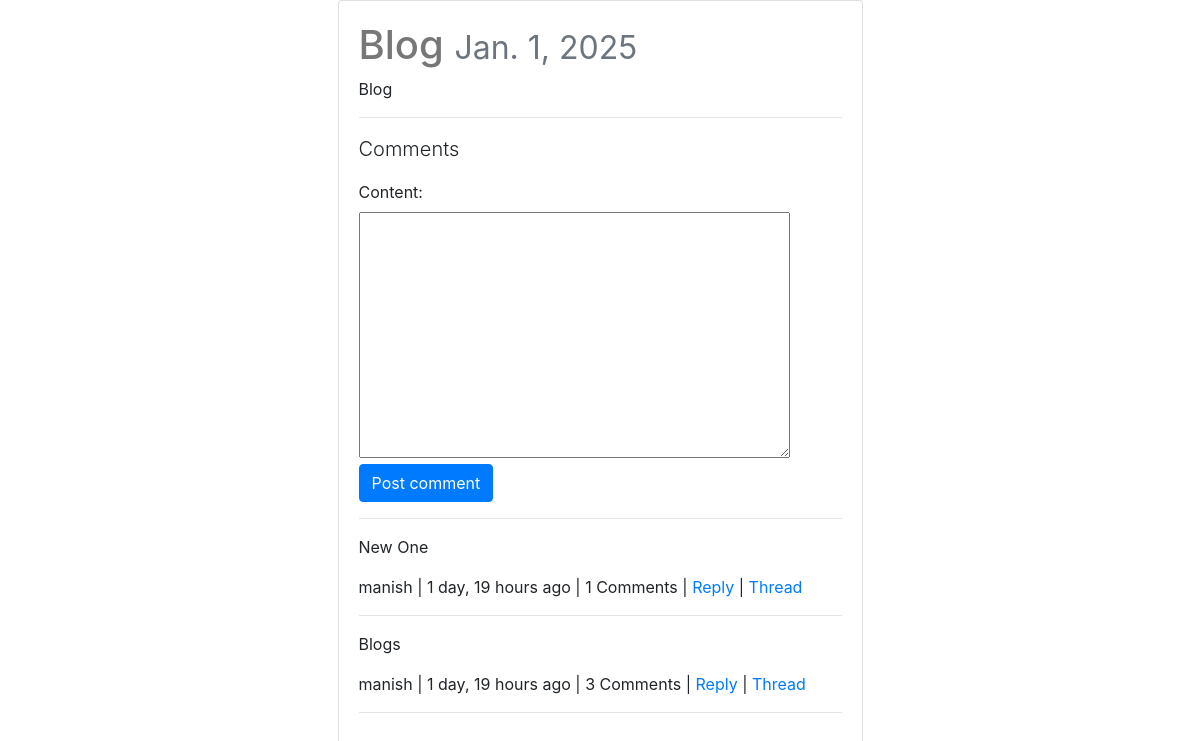
/posts/blog/, run on an earlier commit of the app's database.
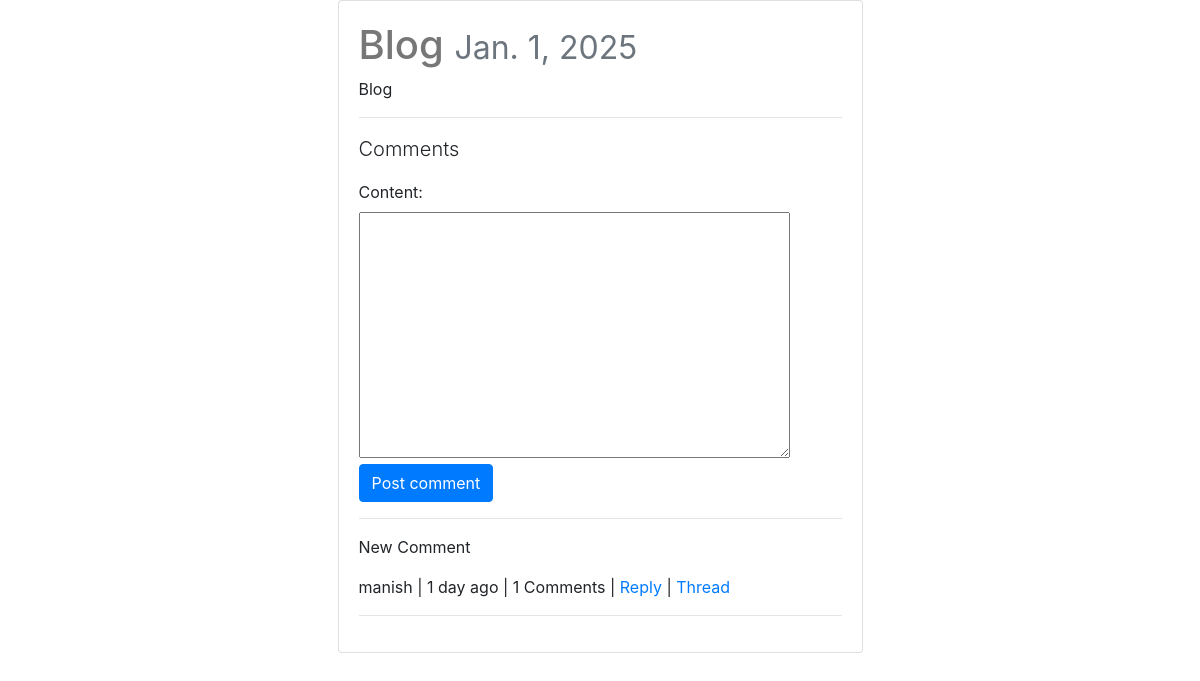
And on a later commit of the database.
### posts/models.py (models this page shows, shortened)
class Post(models.Model):
    user = models.ForeignKey(settings.AUTH_USER_MODEL, on_delete=models.CASCADE, default=1)
    title = models.CharField(max_length=30)
    slug = models.SlugField(unique=True, blank=True)
    image = models.ImageField(upload_to=upload_location,
            null=True,
            blank=True,
            width_field="width_field",
            height_field="height_field")
    height_field = models.IntegerField(null=True, blank=True)
    width_field = models.IntegerField(null=True, blank=True)
    content = models.TextField()
    draft = models.BooleanField(default=False)
    publish = models.DateField(auto_now=False, auto_now_add=False)
    updated = models.DateTimeField(auto_now=True, auto_now_add=False)
    timestamp = models.DateTimeField(auto_now=False, auto_now_add=True)
    objects = PostManager() # Linking model manager to our model
    def get_markdown(self):
        content = self.content
        markdown_text = markdown(content)
        return mark_safe(markdown_text)
    @property
    def get_content_type(self):
        instance = self
        content_type = ContentType.objects.get_for_model(instance.__class__)
        return content_type
    class Meta:
        ordering = ["-timestamp", "-updated"]

### comments/models.py (models this page shows, shortened)
class Comment(models.Model):
    user = models.ForeignKey(settings.AUTH_USER_MODEL, on_delete=models.CASCADE, default=1)
    content_type = models.ForeignKey(ContentType, on_delete=models.CASCADE, null=True)
    object_id = models.PositiveIntegerField(null=True)
    content_object = GenericForeignKey("content_type", "object_id")
    parent  = models.ForeignKey("self", null=True, blank=True, on_delete=models.CASCADE)
    objects = CommentManager() # to make sure the instance of CommentManager is available and CommentManager can override other kinds of queries
    class Meta:
        ordering = ['-timestamp']
    content   = models.TextField()
    timestamp = models.DateTimeField(auto_now_add=True)
    def get_absolute_url(self):
        return reverse("comments:thread", kwargs={"id": self.id})
    def children(self):
        return Comment.objects.filter(parent=self)

### posts/views.py (the view, shortened to what this page needs)
# urls.py: path('<slug:slug>/', post_detail, name='detail'),
def post_detail(request, slug):
    instance = get_object_or_404(Post, slug=slug)
    if instance.publish > timezone.now().date() or instance.draft:
        if not request.user.is_authenticated:
            raise Http404
    share_string = quote_plus(instance.content)
    print(get_read_time(instance.get_markdown()))
    initial_data = {
        "content_type": instance.get_content_type,
        "object_id": instance.id,
    }
    form = CommentForm(request.POST or None, initial=initial_data)
    comments = Comment.objects.filter_by_instance(instance)
    context = {
        "title": instance.title,
        "instance": instance,
        "share_string": share_string,
        "comments": comments,
        "comment_form": form,
    }
    return render(request, 'posts/post_detail.html', context)

### comments/forms.py
class CommentForm(forms.Form):
    content_type = forms.CharField(widget=forms.HiddenInput)
    object_id = forms.IntegerField(widget=forms.HiddenInput)
    content = forms.CharField(widget=forms.Textarea)

### comments/models.py (called while the page is built)
    def filter_by_instance(self, instance):
        content_type = ContentType.objects.get_for_model(instance.__class__) # Used to get  content type object associated with model of instance
        obj_id = instance.id
        qs = super(CommentManager, self).filter(content_type=content_type, object_id=obj_id).filter(parent=None) # It is getting superclass relating to instance in other words Comment.objects
        return qs

### posts/utils.py (called while the page is built)
def count_words(html_string):
    word_string = strip_tags(html_string)
    matching_words = re.findall(r'\w+', word_string)
    count = len(matching_words)
    return count

def get_read_time(html_string):
    count = count_words(html_string)
    read_time_min = (count / 200.0) # assuming 200wpm reading
    read_time_sec = read_time_min * 60
    read_time = str(datetime.timedelta(seconds=read_time_sec)) # return string with specific time that you are working with
    return read_time

### posts/templates/posts/post_detail.html (shortened to what this page needs)
{% extends "posts/base.html" %}
{% block content %}
<div class="col-12 col-sm-10 col-md-8 col-lg-6 mb-1 offset-sm-1 offset-md-2 offset-lg-3">
    <div class="card">
        <div class="card-body">
            <h1>{{ instance.title }}
                <small class="text-muted">{{ instance.publish }}</small>
            </h1>
            <div class="post-detail-item">
                {{ instance.get_markdown }}
            </div>
            <hr/>
            <div>
                <p class='lead'>Comments</p>
                <form method="POST" action="."> {% csrf_token %}
                    {{ comment_form }}
                    <input type='submit' value='Post comment' class='btn btn-primary'>
                </form>
                <hr/>
                {% for comment in comments %}
                    <blockquote>
                        <p>{{ comment.content }}</p>
                        <footer>{{ comment.user }} | {{ comment.timestamp|timesince }} ago | {% if comment.children.count > 0 %}{{ comment.children.count }} Comments {% if comment.children.count > 1 %} {% endif %} | {% endif %} <a class='comment-reply-btn' href='#'>Reply</a> | <a class='' href='{{ comment.get_absolute_url }}'>Thread</a> </footer>
                    </blockquote>
                    <hr/>
                {% endfor %}
            </div>
        </div>
    </div>
</div>
{% endblock content %}

### posts/templates/posts/base.html (shortened to what this page needs)
{% load static %}
<!DOCTYPE html>
<html lang="en">
<head>
    <link href="https://maxcdn.bootstrapcdn.com/bootstrap/4.5.2/css/bootstrap.min.css" rel="stylesheet">
    <link rel='stylesheet' href='{% static "css/base.css" %}'>
</head>
<body>
    <div class="container">
    {% block content %}{% endblock content %}
    </div>
</body>
</html>

### static/css/base.css (style rules this page uses)
h1 { color: #777777; }

What changed in the data, as far as the page shows it:
removed Comment: content "New One", user "manish", timestamp "1 day, 19 hours", children.count "1"
removed Comment: content "Blogs", user "manish", timestamp "1 day, 19 hours", children.count "3"
added Comment: content "New Comment", user "manish", timestamp "1 day", children.count "1"
